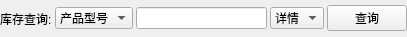
<?xml version="1.0" encoding="UTF-8"?>
<ui version="4.0">
 <class>MissStockQuery</class>
 <widget class="QWidget" name="MissStockQuery">
  <property name="geometry">
   <rect>
    <x>0</x>
    <y>0</y>
    <width>407</width>
    <height>37</height>
   </rect>
  </property>
  <property name="windowTitle">
   <string>MissStockQuery</string>
  </property>
  <layout class="QHBoxLayout" name="horizontalLayout">
   <property name="spacing">
    <number>3</number>
   </property>
   <property name="margin">
    <number>0</number>
   </property>
   <item>
    <widget class="QLabel" name="lblDesc">
     <property name="text">
      <string>库存查询:</string>
     </property>
    </widget>
   </item>
   <item>
    <widget class="QComboBox" name="cboxCondition">
     <item>
      <property name="text">
       <string>产品型号</string>
      </property>
     </item>
     <item>
      <property name="text">
       <string>序列号</string>
      </property>
     </item>
     <item>
      <property name="text">
       <string>货架号</string>
      </property>
     </item>
    </widget>
   </item>
   <item>
    <widget class="QLineEdit" name="edtValue"/>
   </item>
   <item>
    <widget class="QComboBox" name="cBoxQueryType">
     <property name="sizePolicy">
      <sizepolicy hsizetype="Minimum" vsizetype="Fixed">
       <horstretch>0</horstretch>
       <verstretch>0</verstretch>
      </sizepolicy>
     </property>
     <property name="currentIndex">
      <number>1</number>
     </property>
     <item>
      <property name="text">
       <string>统计</string>
      </property>
     </item>
     <item>
      <property name="text">
       <string>详情</string>
      </property>
     </item>
    </widget>
   </item>
   <item>
    <widget class="QPushButton" name="btnQuery">
     <property name="text">
      <string>查询</string>
     </property>
    </widget>
   </item>
  </layout>
 </widget>
 <layoutdefault spacing="6" margin="11"/>
 <resources/>
 <connections>
  <connection>
   <sender>btnQuery</sender>
   <signal>clicked()</signal>
   <receiver>MissStockQuery</receiver>
   <slot>s_btnQuery()</slot>
   <hints>
    <hint type="sourcelabel">
     <x>406</x>
     <y>29</y>
    </hint>
    <hint type="destinationlabel">
     <x>253</x>
     <y>36</y>
    </hint>
   </hints>
  </connection>
  <connection>
   <sender>edtValue</sender>
   <signal>returnPressed()</signal>
   <receiver>btnQuery</receiver>
   <slot>animateClick()</slot>
   <hints>
    <hint type="sourcelabel">
     <x>211</x>
     <y>22</y>
    </hint>
    <hint type="destinationlabel">
     <x>406</x>
     <y>26</y>
    </hint>
   </hints>
  </connection>
  <connection>
   <sender>cBoxQueryType</sender>
   <signal>currentIndexChanged(int)</signal>
   <receiver>MissStockQuery</receiver>
   <slot>s_queryTypeChange(int)</slot>
   <hints>
    <hint type="sourcelabel">
     <x>286</x>
     <y>17</y>
    </hint>
    <hint type="destinationlabel">
     <x>290</x>
     <y>3</y>
    </hint>
   </hints>
  </connection>
 </connections>
 <slots>
  <slot>s_btnQuery()</slot>
  <slot>s_queryTypeChange(int)</slot>
 </slots>
</ui>
